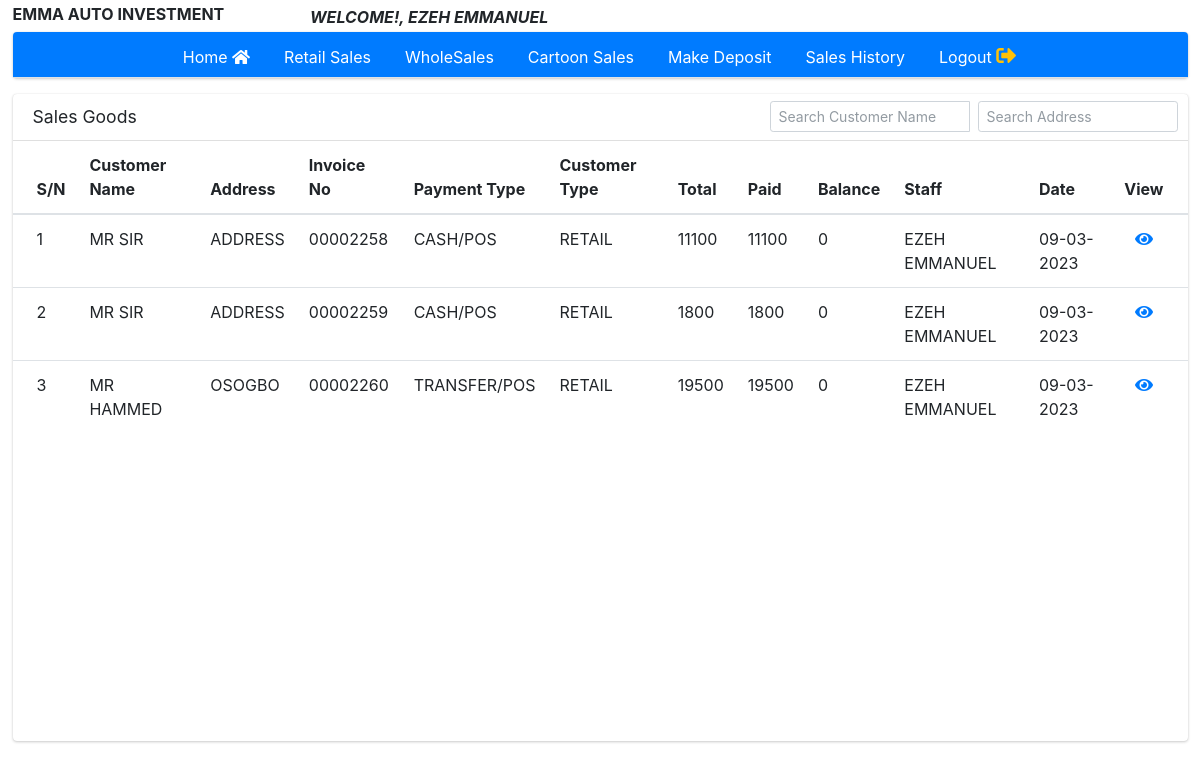
The app's page /director/sales_history_director.php (signed in) with its own data.
### tables this page shows
CREATE TABLE `sales` (
  `id` int(11) NOT NULL AUTO_INCREMENT,
  `customer_name` varchar(255) NOT NULL,
  `address` varchar(255) NOT NULL,
  `invoice_no` varchar(255) NOT NULL,
  `payment_type` varchar(255) NOT NULL,
  `customer_type` varchar(255) NOT NULL,
  `total` varchar(255) NOT NULL,
  `cash` varchar(255) NOT NULL,
  `transfer` varchar(255) NOT NULL,
  `pos` varchar(250) NOT NULL,
  `old_deposit` varchar(250) NOT NULL,
  `deposit` varchar(255) NOT NULL,
  `transport` varchar(250) NOT NULL,
  `balance` varchar(255) NOT NULL,
  `staff_name` varchar(255) NOT NULL,
  `date` varchar(255) NOT NULL,
  `username` varchar(255) NOT NULL,
  `bank` varchar(255) NOT NULL,
  PRIMARY KEY (`id`)
);

### director/classes/DB.php (called while the page is built, shortened)
<?php
class DB{
    protected $host = 'localhost';
    protected $server = 'root';
    protected $password = '';
    protected $dbname = 'inventory';
    public function connect(){
        $conn = mysqli_connect($this->host,$this->server,$this->password,$this->dbname);
        return $conn;
    }
}
?>

### director/classes/Model.php (called while the page is built, shortened)
<?php
class Model extends DB
{
    public function showInvoiceDirector()
    {
        $date = date("d-m-Y");
        $select = mysqli_query($this->connect(), "SELECT * FROM sales WHERE staff_name = '" . $_SESSION['directorfullname'] . "' AND date LIKE '%$date%' ");
        return $select;
    }
}

### director/sales_history_director.php (the view, shortened to what this page needs)
<?php
$mod = new Model();
?>
<?php
include "includes/sales/header.php";
include "includes/sales/head.php";
include "includes/sales/navbar.php";
?>
<section>
    <div class="container-fluid">
        <div class="row">
            <div class="col-12">
                <div class="card">
                    <div class="card-header">
                        <h3 class="card-title">Sales Goods</h3>
                        <div class="card-tools">
                            <div class="input-group input-group-sm" style="width: 200px;">
                                <input type="search" name="search" class="form-control float-right" id="address"
                                    onkeyup="customerAddress(this.value,getElementById('name').value,getElementById('username').value)"
                                    placeholder="Search Address">
                            </div>
                        </div>
                        <div class="card-tools mx-2">
                            <div class="input-group input-group-sm" style="width: 200px;">
                                <input type="search" name="search" class="form-control float-right" id="name"
                                    onkeyup="customerName(this.value,getElementById('username').value)" placeholder="Search Customer Name">
                            </div>
                        </div>
                    </div>
                    <div class="card-body table-responsive p-0 fixTableHead">
                        <table class="table table-hover">
                            <thead>
                                <tr>
                                    <th>S/N </th>
                                    <th>Customer Name</th>
                                    <th>Address</th>
                                    <th>Invoice No</th>
                                    <th>Payment Type</th>
                                    <th>Customer Type</th>
                                    <th>Total</th>
                                    <th>Paid</th>
                                    <th>Balance</th>
                                    <th>Staff</th>
                                    <th>Date</th>
                                    <th style="text-align:center">View</th>
                                </tr>
                            </thead>
                            <tbody id="table">
                                <?php
                  $select = $mod->showInvoiceDirector();
                 while ($row = mysqli_fetch_array($select)){?>
                                <capital>
                                    <tr>
                                        <td style="text-transform:uppercase">
                                            <?php echo ++$id ?>
                                        </td>
                                        <td style="text-transform:uppercase">
                                            <?php echo $row['customer_name'] ?>
                                        </td>
                                        <td style="text-transform:uppercase">
                                            <?php echo $row['address'] ?>
                                        </td>
                                        <td style="text-transform:uppercase">
                                            <?php echo $row['invoice_no'] ?>
                                        </td>
                                        <td style="text-transform:uppercase">
                                            <?php echo $row['payment_type'] ?>
                                        </td>
                                        <td style="text-transform:uppercase">
                                            <?php echo $row['customer_type'] ?>
                                        </td>
                                        <td style="text-transform:uppercase">
                                            <?php echo $row['total'] ?>
                                        </td>
                                        <td style="text-transform:uppercase">
                                            <?php echo $row['deposit'] ?>
                                        </td>
                                        <td style="text-transform:uppercase">
                                            <?php echo $row['balance'] ?>
                                        </td>
                                        <td style="text-transform:uppercase">
                                            <?php echo $row['staff_name'] ?>
                                        </td>
                                        <td style="text-transform:uppercase">
                                            <?php echo $row['date'] ?>
                                        </td>
                                        <td class="text-center"><a href="sales_history_details.php?invoice=<?php echo $row['invoice_no'] ?>&customer_name=<?php echo $row['customer_name'] ?>&address=<?php echo $row['address'] ?>"><i class="fa fa-eye"></i></a>
                                            </td>
                                    </tr>
                                </capital>
                                <?php }
                ?>
                            </tbody>
                        </table>
                    </div>
                </div>
            </div>
        </div>
    </div>
</section>
<?php
include "includes/sales/footer.php";
?>

### assets/css/watermark.css (style rules this page uses)
body { margin: 5px; }

### director/includes/sales/header.php (style rules this page uses)
.fixTableHead { height: 75vh; }
.fixTableHead thead th { position: sticky; top: 0; background-color:white; }

### records on screen
sales: customer_name "MR SIR", address "ADDRESS", invoice_no "00002258", payment_type "CASH/POS", customer_type "RETAIL", total "11100", deposit "11100", balance "0", staff_name "EZEH EMMANUEL", date "09-03-2023"
sales: customer_name "MR SIR", address "ADDRESS", invoice_no "00002259", payment_type "CASH/POS", customer_type "RETAIL", total "1800", deposit "1800", balance "0", staff_name "EZEH EMMANUEL", date "09-03-2023"
sales: customer_name "MR HAMMED", address "OSOGBO", invoice_no "00002260", payment_type "TRANSFER/POS", customer_type "RETAIL", total "19500", deposit "19500", balance "0", staff_name "EZEH EMMANUEL", date "09-03-2023"

### other values on screen
$_SESSION["directorfullname"] "EZEH EMMANUEL"
